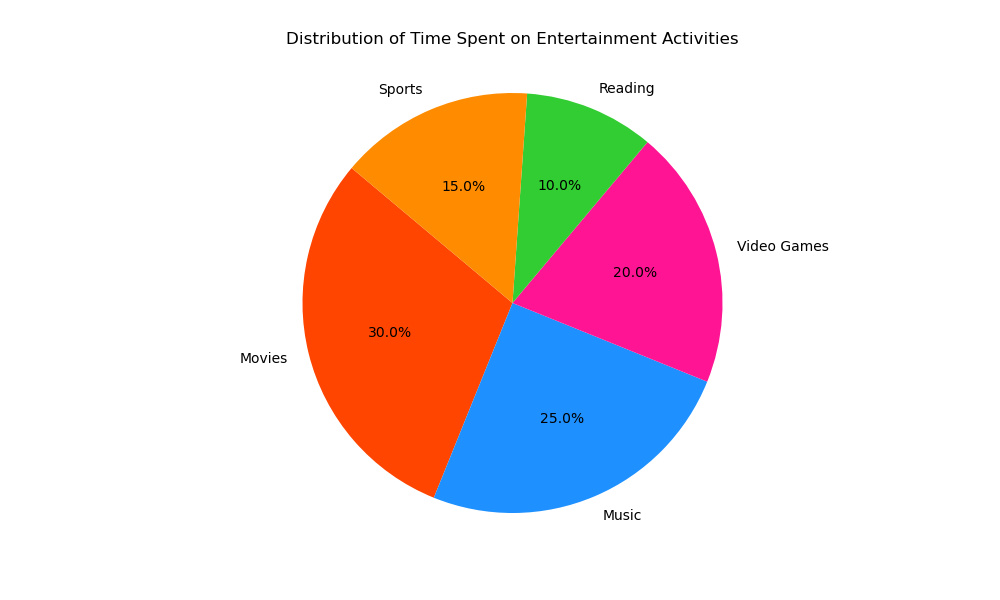

This figure's Python source:

import matplotlib.pyplot as plt

# Data to plot
labels = 'Movies', 'Music', 'Video Games', 'Reading', 'Sports'
sizes = [30, 25, 20, 10, 15]
colors = ['#ff4500', '#1e90ff', '#ff1493', '#32cd32', '#ff8c00']

# Change the size of the figure (width, height)
plt.figure(figsize=(10, 6))

# Plot
plt.pie(sizes, labels=labels, colors=colors, autopct='%1.1f%%', startangle=140)

plt.title('Distribution of Time Spent on Entertainment Activities', pad=20)
plt.axis('equal')  # Equal aspect ratio ensures that pie is drawn as a circle.
plt.show()
